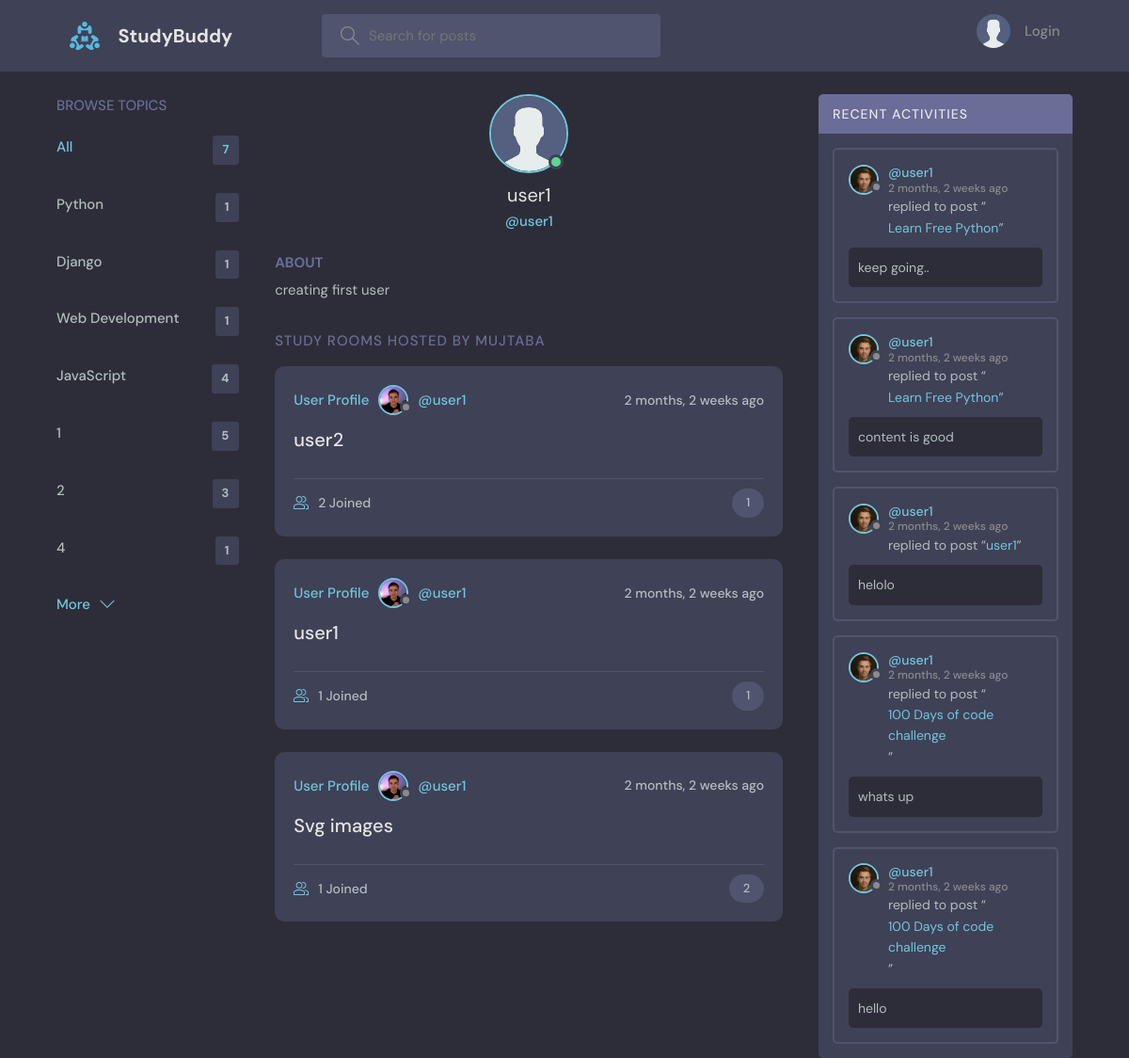
/profile/19/, run on the app's committed database.
### base/models.py (models this page shows, shortened)
class Topic(models.Model):
    name = models.CharField(max_length=200)

class User(AbstractUser):
    name = models.CharField(max_length=200, null=True)
    email = models.EmailField(unique=True, null=True)
    bio = models.TextField(null=True)
    avatar = models.ImageField(null=True, default="avatar.svg")
    USERNAME_FIELD = 'email'
    REQUIRED_FIELDS = []
    objects = CustomUserManager()

class Room(models.Model):
    host = models.ForeignKey(User, on_delete=models.SET_NULL, null=True)
    topic = models.ForeignKey(Topic, on_delete=models.SET_NULL, null=True)
    name = models.CharField(max_length=200)
    description = models.TextField(null=True, blank=True)
    participants = models.ManyToManyField(
        User, related_name='participants', blank=True)
    updated = models.DateTimeField(auto_now=True)
    created = models.DateTimeField(auto_now_add=True)
    class Meta:
        ordering = ['-updated', '-created']
    def __str__(self):
        return self.name

class Message(models.Model):
    user = models.ForeignKey(User, on_delete=models.CASCADE)
    room = models.ForeignKey(Room, on_delete=models.CASCADE)
    body = models.TextField()
    updated = models.DateTimeField(auto_now=True)
    created = models.DateTimeField(auto_now_add=True)
    class Meta:
        ordering = ['-updated', '-created']

### base/views.py (the view)
# urls.py: path('profile/<str:pk>/', views.userProfile, name="user-profile"),
def userProfile(request, pk):
    user = User.objects.get(id=pk)
    rooms = user.room_set.all()
    room_messages = user.message_set.all()
    topics = Topic.objects.all()
    context = {'user': user, 'rooms': rooms,
            'room_messages': room_messages, 'topics': topics}
    return render(request, 'profile.html', context)

### templates/profile.html (shortened to what this page needs)
{% extends 'main.html' %}
{% block content %}
<main class="profile-page layout layout--3">
  <div class="container">
    {% include 'topics_component.html' %}
    <div class="roomList">
      <div class="profile">
        <div class="profile__avatar">
          <div class="avatar avatar--large active">
            <img src="/static/images/avatar.svg" />
          </div>
        </div>
        <div class="profile__info">
          <h3>{{user.name}}</h3>
          <p>@{{user.username}}</p>
        </div>
        <div class="profile__about">
          <h3>About</h3>
          <p>
            {{user.bio}}
          </p>
        </div>
      </div>
      <div class="roomList__header">
        <div>
          <h2>Study Rooms Hosted by Mujtaba</a>
          </h2>
        </div>
      </div>
      {% include 'feed_component.html' %}
    </div>
    {% include 'activity_component.html' %}
  </div>
</main>
{% endblock content %}

### templates/main.html (shortened to what this page needs)
<!DOCTYPE html>
{% load static %}
<html lang="en">
<head>
    <link rel="stylesheet" href="{% static 'styles/style.css' %}" />
</head>
<body>
    {% include 'navbar.html' %}
    {% block content %}
    {% endblock %}
</body>
</html>

### templates/navbar.html (shortened to what this page needs)
{% load static %}
<header class="header header--loggedIn">
  <div class="container">
    <a href="{% url 'home' %}" class="header__logo">
      <img src="{% static 'images/logo.svg' %}" />
      <h1>StudyBuddy</h1>
    </a>
    <form class="header__search" method="GET" action="{% url 'home' %}">
      <label>
        <input name="q" placeholder="Search for posts" />
      </label>
    </form>
    <nav class="header__menu">
      {% if request.user.is_authenticated %}
      <div class="header__user">
        <a href="{% url 'update-user' %}">
          <div class="avatar avatar--medium active">
            <img src="/static/images/avatar.svg" />
          </div>
          <p>
            {{request.user.username}} <span>@{{request.user.username}}</span>
          </p>
        </a>
        <button class="dropdown-button">
          <svg
            version="1.1"
            xmlns="http://www.w3.org/2000/svg"
            width="32"
            height="32"
            viewBox="0 0 32 32"
          >
            <title>chevron-down</title>
            <path d="M16 21l-13-13h-3l16 16 16-16h-3l-13 13z"></path>
          </svg>
        </button>
      </div>
      {% else %}
      <a href="{% url 'login' %}">
        <img src="{% static 'images/avatar.svg' %}" />
        <p>Login</p>
      </a>
      {% endif %}
    </nav>
  </div>
</header>

### templates/topics_component.html
<div class="topics">
  <div class="topics__header">
    <h2>Browse Topics</h2>
  </div>
  <ul class="topics__list">
    <li>
      <a href="{% url 'home' %}" class="active"
        >All <span>{{topics.count}}</span></a
      >
    </li>
    {% for topic in topics %}
    <li>
      <a href="{% url 'home' %}?q={{topic.name}}"
        >{{topic.name}}<span>{{topic.room_set.all.count}}</span></a
      >
    </li>
    {% endfor %}
  </ul>
  <a class="btn btn--link" href="{% url 'topics' %}">
    More
    <svg
      version="1.1"
      xmlns="http://www.w3.org/2000/svg"
      width="32"
      height="32"
      viewBox="0 0 32 32"
    >
      <title>chevron-down</title>
      <path d="M16 21l-13-13h-3l16 16 16-16h-3l-13 13z"></path>
    </svg>
  </a>
</div>

### templates/feed_component.html (shortened to what this page needs)
{% for room in rooms %}
<div class="roomListRoom">
  <div class="roomListRoom__header">
    <a href="{% url 'user-profile' pk=user.id %}" class="roomListRoom__author"
      >User Profile
      <div class="avatar avatar--small">
        <img src="/static/images/dennis.jpg" />
      </div>
      <span>@{{room.host.username}}</span>
    </a>
    <div class="roomListRoom__actions">
      <span>{{room.created|timesince}} ago</span>
    </div>
  </div>
  <div class="roomListRoom__content">
    <a href="{% url 'room' room.id %}">{{room.name}}</a>
  </div>
  <div class="roomListRoom__meta">
    <a href="{% url 'room' room.id %}" class="roomListRoom__joined">
      {{room.participants.all.count}} Joined
    </a>
    <p class="roomListRoom__topic">{{room.topic.name}}</p>
  </div>
</div>
{% endfor %}

### templates/activity_component.html (shortened to what this page needs)
<div class="activities">
  <div class="activities__header">
    <h2>Recent Activities</h2>
  </div>
  {% for message in room_messages %}
  <div class="activities__box">
    <div class="activities__boxHeader roomListRoom__header">
      <a
        href="{% url 'user-profile' message.user.id %}"
        class="roomListRoom__author"
      >
        <div class="avatar avatar--small">
          <img src="/static/images/Dennis_Ivanov.jpg" />
        </div>
        <p>
          @{{message.user.username}}
          <span>{{message.created|timesince}} ago</span>
        </p>
      </a>
    </div>
    <div class="activities__boxContent">
      <p>
        replied to post “<a href="{% url 'room' message.room.id %}"
          >{{message.room}}</a
        >”
      </p>
      <div class="activities__boxRoomContent">{{message.body}}</div>
    </div>
  </div>
  {% endfor %}
</div>

### data on the page
Topic: name "Python", room_set.all.count "1"
Topic: name "Django", room_set.all.count "1"
Topic: name "Web Development", room_set.all.count "1"
Topic: name "JavaScript", room_set.all.count "4"
Topic: name "1", room_set.all.count "5"
Topic: name "2", room_set.all.count "3"
Topic: name "4", room_set.all.count "1"
User: name "user1", username "user1", bio "creating first user"
Room: host.username "user1", created "2 months, 2 weeks", name "user2", participants.all.count "2", topic.name "1"
Room: host.username "user1", created "2 months, 2 weeks", name "user1", participants.all.count "1", topic.name "1"
Room: host.username "user1", created "2 months, 2 weeks", name "Svg images", participants.all.count "1", topic.name "2"
Message: user.username "user1", created "2 months, 2 weeks", room "Learn Free Python", body "keep going.."
Message: user.username "user1", created "2 months, 2 weeks", room "Learn Free Python", body "content is good"
Message: user.username "user1", created "2 months, 2 weeks", room "user1", body "helolo"
Message: user.username "user1", created "2 months, 2 weeks", room "100 Days of code challenge", body "whats up"
Message: user.username "user1", created "2 months, 2 weeks", room "100 Days of code challenge", body "hello"

### other printed values
{{ topics.count }} "7"
